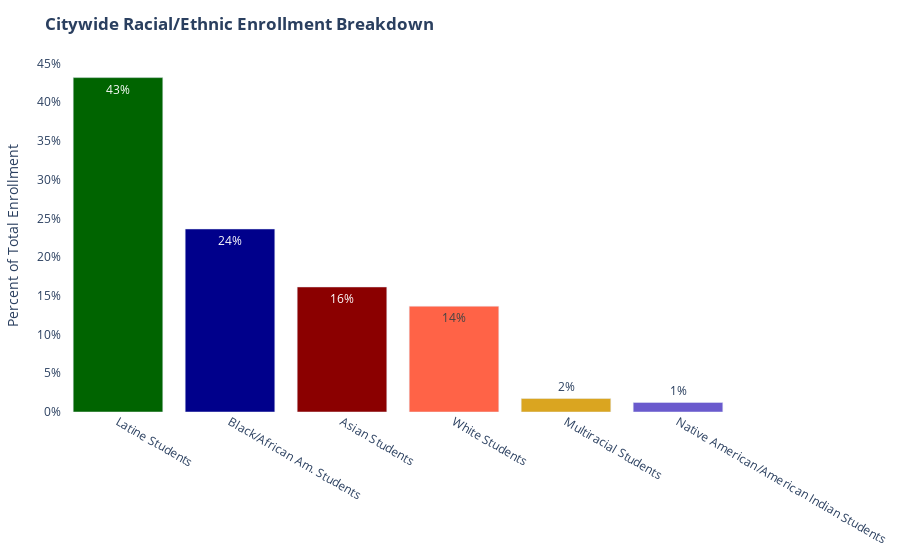

The cell this chart's notebook holds for it:
### Markdown cell above
Get some basic demographic statistics
-------------------------------------
Calculate the counts and percentages for our basic race/ethnic demographic categories for all of the schools in our data set.

### Code cell
chart_colors = {
    "asian": "darkred",
    "black": "darkblue",
    "hispanic": "darkgreen",
    "white": "tomato",
    "native": "slateblue",
    "multi": "goldenrod",
    "missing": "gray"
}

labels = {
    "asian": "Asian Students",
    "black": "Black/African Am. Students",
    "hispanic": "Latine Students",
    "white": "White Students",
    "native": "Native American/American Indian Students",
    "multi": "Multiracial Students",
    "missing": "Missing Data"
}

import plotly.graph_objects as go
cols = ["asian_n", "black_n", "hispanic_n",
        "white_n", "native_american_n", "multi_racial_n", 
        "missing_race_ethnicity_data_n", "total_enrollment"]
city = data[cols].sum().to_frame().T
for c in cols:
    city[c.split("_")[0]] = city[c] / city.total_enrollment
city = city.iloc[0]
pct = [c for c in city.keys() if not c.endswith("_n") and c != "total_enrollment" and c != "total" and c != "missing"]
city = city[pct].sort_values(ascending=False)


values = city.sort_values(ascending=False)
labels = [labels[v] for v in city.keys()]
colors = [chart_colors[v] for v in city.keys()]
text = [f"{v:.0%}" for v in values]


fig = go.Figure(go.Bar(
    x=labels,
    y=values,
    text=text,
    textposition="auto",
    marker_color=colors,
))

fig.update_layout(
    title="<b>Citywide Racial/Ethnic Enrollment Breakdown</b>",
    yaxis_title="Percent of Total Enrollment",
    yaxis_tickformat=".0%",
    plot_bgcolor="white",
    margin=dict(l=40, r=20, t=60, b=40),
)

fig.show()
fig.write_image("/home/mxc/Downloads/nyc-student-demo.png", width=1920, height=1080)

### Figure 1 — Plotly figure (JSON) as saved in the notebook; plotly's stock layout.template omitted (floating-point values rounded to 4 significant figures)
{"data": [{"marker": {"color": ["darkgreen", "darkblue", "darkred", "tomato", "goldenrod", "slateblue"]}, "text": ["43%", "24%", "16%", "14%", "2%", "1%"], "textposition": "auto", "type": "bar", "x": ["Latine Students", "Black/African Am. Students", "Asian Students", "White Students", "Multiracial Students", "Native American/American Indian Students"], "y": [0.4318, 0.2363, 0.1615, 0.1367, 0.01745, 0.0123]}], "layout": {"margin": {"b": 40, "l": 40, "r": 20, "t": 60}, "plot_bgcolor": "white", "title": {"text": "<b>Citywide Racial/Ethnic Enrollment Breakdown</b>"}, "yaxis": {"tickformat": ".0%", "title": {"text": "Percent of Total Enrollment"}}}}
